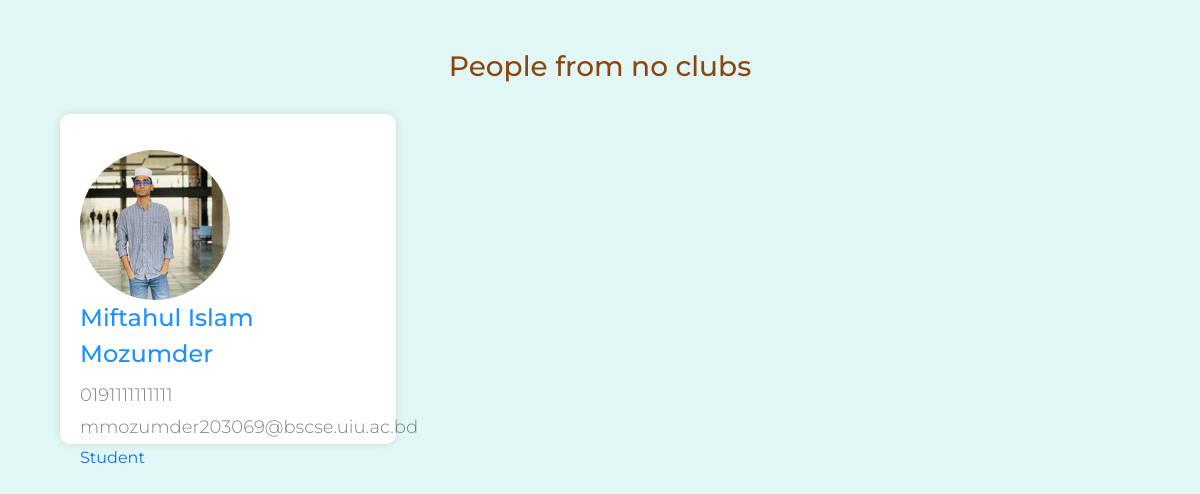
Page /newbie.php (signed in) on the earlier database version.
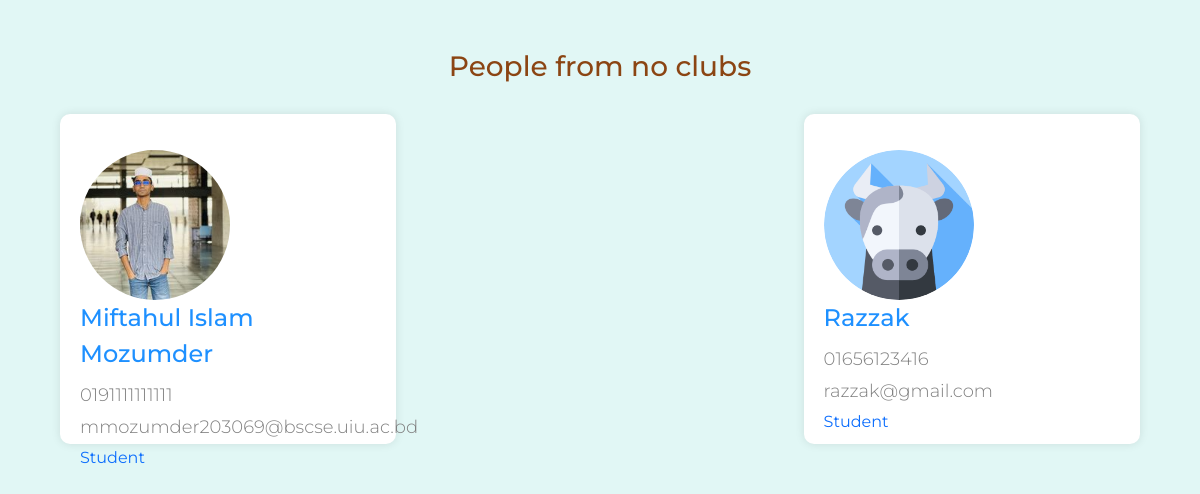
Same page on the later database version.
### tables this page shows
CREATE TABLE `person` (
  `id` varchar(20) NOT NULL,
  `name` varchar(100) DEFAULT NULL,
  `email` varchar(100) DEFAULT NULL,
  `address` varchar(100) DEFAULT NULL,
  `phone` varchar(20) DEFAULT NULL,
  `current_work` varchar(50) DEFAULT NULL,
  `dob` date DEFAULT NULL,
  `city` int(11) DEFAULT NULL,
  `country` int(11) DEFAULT NULL,
  `batch` int(11) DEFAULT NULL,
  `passwd` varchar(50) DEFAULT NULL
);

### newbie.php (the view, shortened to what this page needs)
<?php
    $connect = mysqli_connect(HOST, USER, PASS, DB) or die("Can not connect");
    $results = mysqli_query($connect, "SELECT person.id FROM person WHERE person.id NOT IN (SELECT members_info.person_id FROM members_info)")
        or die("Can not execute query");
    $newbie = [];
    while ($rows = mysqli_fetch_array($results)) {
        extract($rows);
        $newbie[] = $id;
    }
?>
<!DOCTYPE html>
<html lang="en">
<head>
    <link href="https://cdn.jsdelivr.net/npm/bootstrap@5.0.0-alpha1/dist/css/bootstrap.min.css" rel="stylesheet">
</head>
<body>
<div id="container">
    <h2>People from no clubs</h2>
    <?php
    foreach ($newbie as $newbie_id) {
        $friend_query = mysqli_query($connect, "SELECT name, phone, email, current_work FROM person WHERE id = '$newbie_id'");
        $friend_data = mysqli_fetch_assoc($friend_query);
    ?>
    <a href="user.php?id=<?php echo $newbie_id; ?>" class="user">
        <?php
            $profile_picture = 'uploads/' . $newbie_id . '.jpg';
            if (!file_exists($profile_picture)) {
                $num = $id % 6;
                $profile_picture = 'assets/avatar/' . $num . '.png';
            }
        ?>
        <img class="rounded-circle mt-3" width="150px" src="<?php echo $profile_picture; ?>">
        <p class="name"><?php echo $friend_data['name']; ?></p>
        <p class="email"><?php echo $friend_data['phone']; ?></p>
        <p class="email"><?php echo $friend_data['email']; ?></p>
        <p class="address"><?php echo $friend_data['current_work']; ?></p>
    </a>
    <?php
    }
    ?>
</div>
</body>
</html>

Differences in the rows shown:
added person: shows a picture, name "Razzak", phone "01656123416", email "razzak@gmail.com", current_work "Student"
